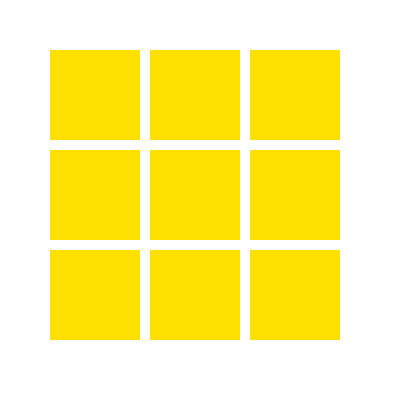
Frame 1 (no input)
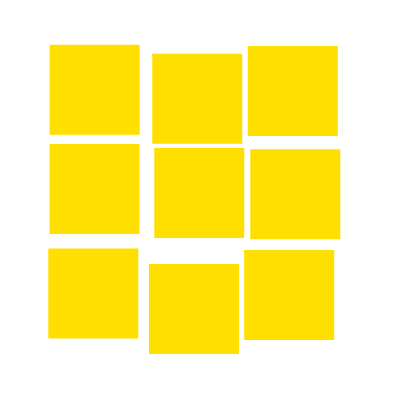
Frame 60 (no input)
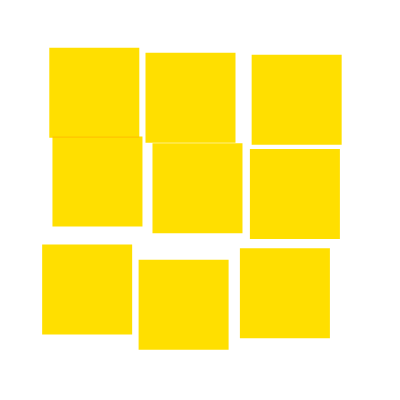
Frame 120 (the mouse pressed at the canvas centre since frame 60)

The p5.js sketch that drew these frames (run headless with seeded random() and noise() and a simulated clock; from frame 60 on, the mouse is pressed at the canvas centre):

// p5.js sketch
// ── sketch.js
squares = [];

function setup() {
  createCanvas(400, 400);
 
  
  let index = 0
  
  for (let i=0; i<3; i++){
    for (let j=0; j<3; j++){
      
      let x = i*100 + 50
      let y = j*100 + 50    
      let s = 90
      
      squares[index] = new Square (x,y,s)
      index++;
      
      
      
    }
  }
}

function draw() {
   
  background(255);
  
  
  
  for(i=0; i< squares.length; i++){
  
  squares[i].show();
  squares[i].move();
   
    
  }
  
}

class Square{

  constructor (x, y, s){
    this.x = x
    this.y = y
    this.s = s
  }
  
  show(){
    blendMode(MULTIPLY);
    fill(255, 223,0);
    noStroke();
    square (this.x, this.y, this.s);
    blendMode(BLEND);
    
    
    
  }
  
  move(){
    this.x += random(-1,1);
    this.y += random(-1,1);
   
  }
  
  }
